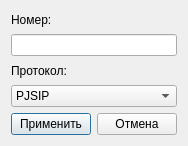
<?xml version="1.0" encoding="UTF-8"?>
<ui version="4.0">
 <class>AddExtensionDialog</class>
 <widget class="QDialog" name="AddExtensionDialog">
  <property name="geometry">
   <rect>
    <x>0</x>
    <y>0</y>
    <width>178</width>
    <height>146</height>
   </rect>
  </property>
  <property name="windowTitle">
   <string/>
  </property>
  <property name="windowIcon">
   <iconset resource="images.qrc">
    <normaloff>:/images/outcall-logo.png</normaloff>:/images/outcall-logo.png</iconset>
  </property>
  <layout class="QGridLayout" name="gridLayout_2">
   <item row="0" column="0">
    <layout class="QGridLayout" name="gridLayout">
     <item row="0" column="0">
      <widget class="QLabel" name="label">
       <property name="text">
        <string>Номер:</string>
       </property>
      </widget>
     </item>
     <item row="1" column="0">
      <widget class="QLineEdit" name="extenLine"/>
     </item>
     <item row="2" column="0">
      <widget class="QLabel" name="label_2">
       <property name="text">
        <string>Протокол:</string>
       </property>
      </widget>
     </item>
     <item row="3" column="0">
      <widget class="QComboBox" name="protocol">
       <property name="currentText">
        <string>PJSIP</string>
       </property>
       <item>
        <property name="text">
         <string>PJSIP</string>
        </property>
       </item>
       <item>
        <property name="text">
         <string>SIP</string>
        </property>
       </item>
      </widget>
     </item>
     <item row="4" column="0">
      <layout class="QHBoxLayout" name="horizontalLayout">
       <item>
        <widget class="QPushButton" name="applyButton">
         <property name="focusPolicy">
          <enum>Qt::StrongFocus</enum>
         </property>
         <property name="text">
          <string>Применить</string>
         </property>
        </widget>
       </item>
       <item>
        <widget class="QPushButton" name="cancelButton">
         <property name="focusPolicy">
          <enum>Qt::StrongFocus</enum>
         </property>
         <property name="text">
          <string>Отмена</string>
         </property>
        </widget>
       </item>
      </layout>
     </item>
    </layout>
   </item>
  </layout>
 </widget>
 <resources>
  <include location="images.qrc"/>
 </resources>
 <connections/>
</ui>
